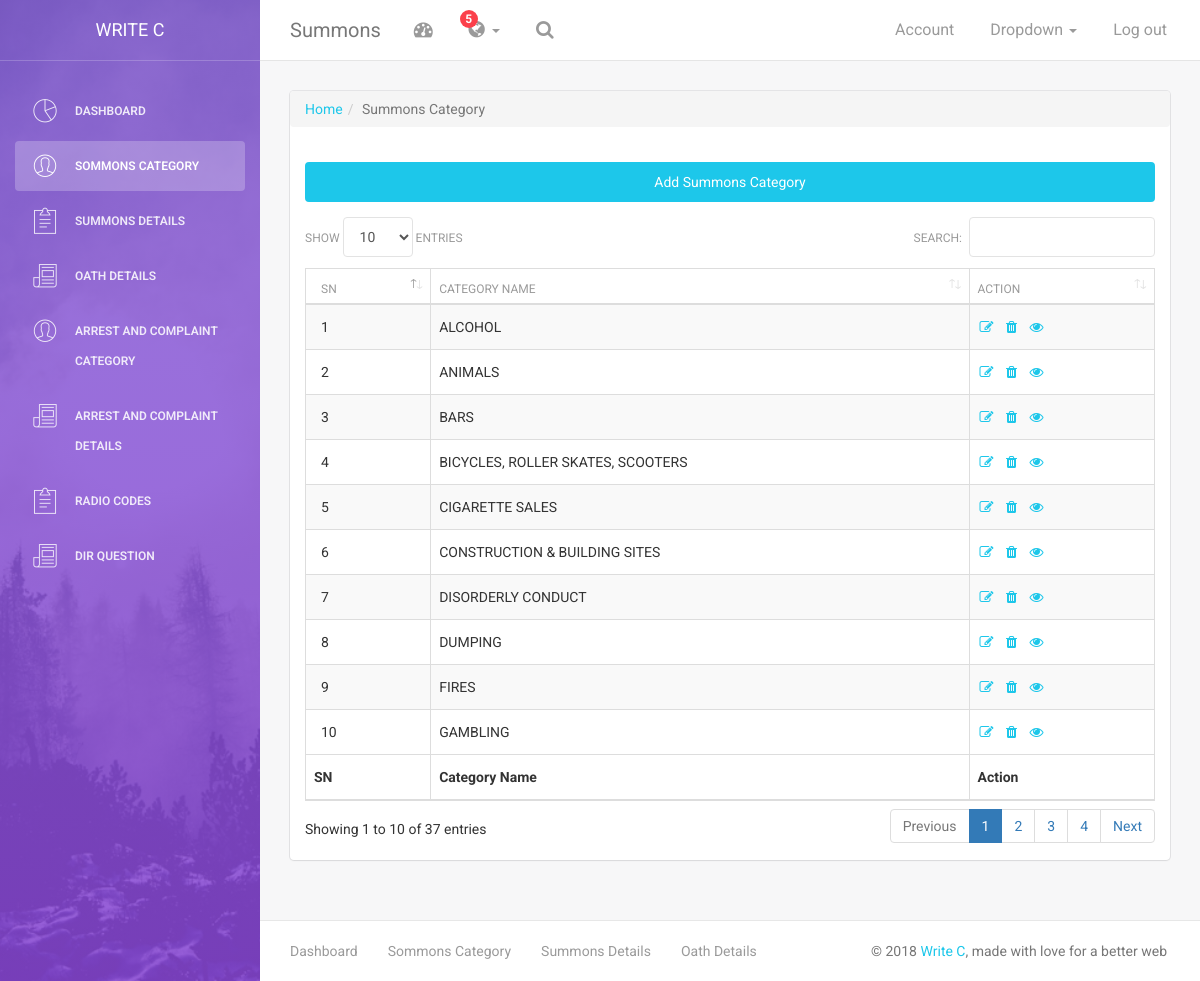
/summons_category, run on the app's committed database.
### tables this page shows
CREATE TABLE `summons_category` (
  `id` int(11) NOT NULL,
  `category_name` varchar(100) NOT NULL
);

### application/controllers/SummonsCategory.php (called while the page is built, shortened)
<?php if ( ! defined('BASEPATH')) exit('No direct script access allowed');
class SummonsCategory extends CI_Controller {
	public function __construct()
	{
		$this->load->helper(array('form', 'url'));
		$this->load->model('summons_category_model');
		$this->load->model('common_model');
		$this->load->library('form_validation');
		$this->load->library('session');
		$this->load->library('breadcrumbs');
	}
	public function admin_summons_category($limit=null)
	{
		$data['content'] = 'summons_category/all_summons_category_view';
		$data['title'] = 'Summons Category';
		$data['query_result']=$this->summons_category_model->get_all_summons_category_list();
		$this->load->vars($data);
		$this->load->view('layout/main_layout');
	}
}

### index.php (called while the page is built, shortened)
<?php
require_once BASEPATH.'core/CodeIgniter.php';

### application/models/Summons_category_model.php (called while the page is built, shortened)
<?php if ( ! defined('BASEPATH')) exit('No direct script access allowed');
class Summons_category_Model extends CI_Model
{
	public function get_all_summons_category_list()
	{
		$sql="select *  from summons_category	order by category_name asc";
		$query=$this->db->query($sql);
		return $query->result_object();
	}
}

### application/views/summons_category/all_summons_category_view.php (the view, shortened to what this page needs)
<div class="header">
 <a href="<?php echo site_url("add_new_summons_category"); ?>" class="btn btn-info btn-fill center-block">Add Summons Category</a>
</div>
<div class="content">
<table id="example" class="table table-striped table-bordered" style="width:100%">
        <thead>
            <tr>
                <th>SN</th>
                <th>Category Name</th>
                <th>Action</th>
            </tr>
        </thead>
        <tbody>
		<?php $counter=0; foreach ($query_result as $row): ?>
            <tr>
                <td><?php echo ++$counter;  ?></td>
                <td><?php echo $row->category_name;  ?></td>
                <td>
				<a href='<?php echo base_url() ?>edit_summons_category/<?php echo $row->id;  ?>' title='edit'><i class="fa fa-edit"></i></a>&nbsp;
    			<a href='<?php echo base_url() ?>delete_summons_category/<?php echo $row->id;  ?>/<?php echo $this->uri->segment(1, 0) ?>' title='delete' class="del" ><i class="fa fa-trash"></i></a>&nbsp;
				<a href='<?php echo base_url() ?>view_summons_category/<?php echo $row->id;  ?>' title='View'><i class="fa fa-eye"></i></a>
				</td>
            </tr>
        <?php endforeach;	?>
        </tbody>
        <tfoot>
            <tr>
               <th>SN</th>
                <th>Category Name</th>
                <th>Action</th>
            </tr>
        </tfoot>
    </table>
</div>

### data on the page
summons_category: category_name "ALCOHOL"
summons_category: category_name "ANIMALS"
summons_category: category_name "BARS"
summons_category: category_name "BICYCLES, ROLLER SKATES, SCOOTERS"
summons_category: category_name "CIGARETTE SALES"
summons_category: category_name "CONSTRUCTION & BUILDING SITES"
summons_category: category_name "DISORDERLY CONDUCT"
summons_category: category_name "DUMPING"
summons_category: category_name "FIRES"
summons_category: category_name "GAMBLING"

### other printed values
$crumb['page'] "Home"
